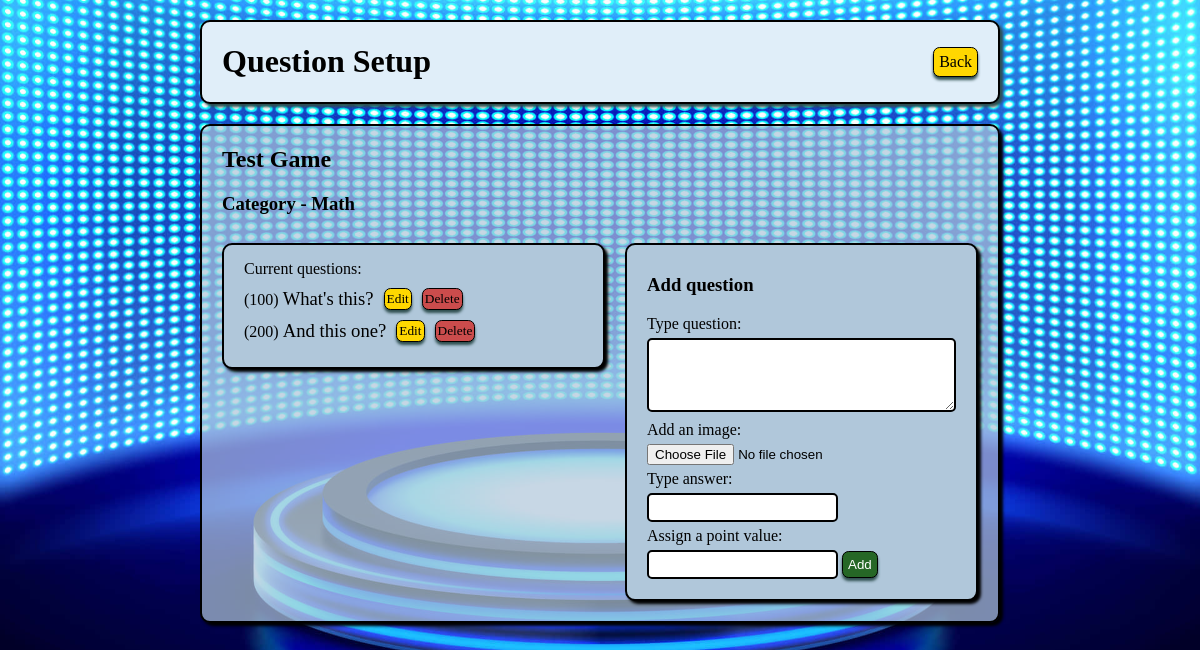
/games/categories/2 (signed in), run on an earlier commit of the app's database.
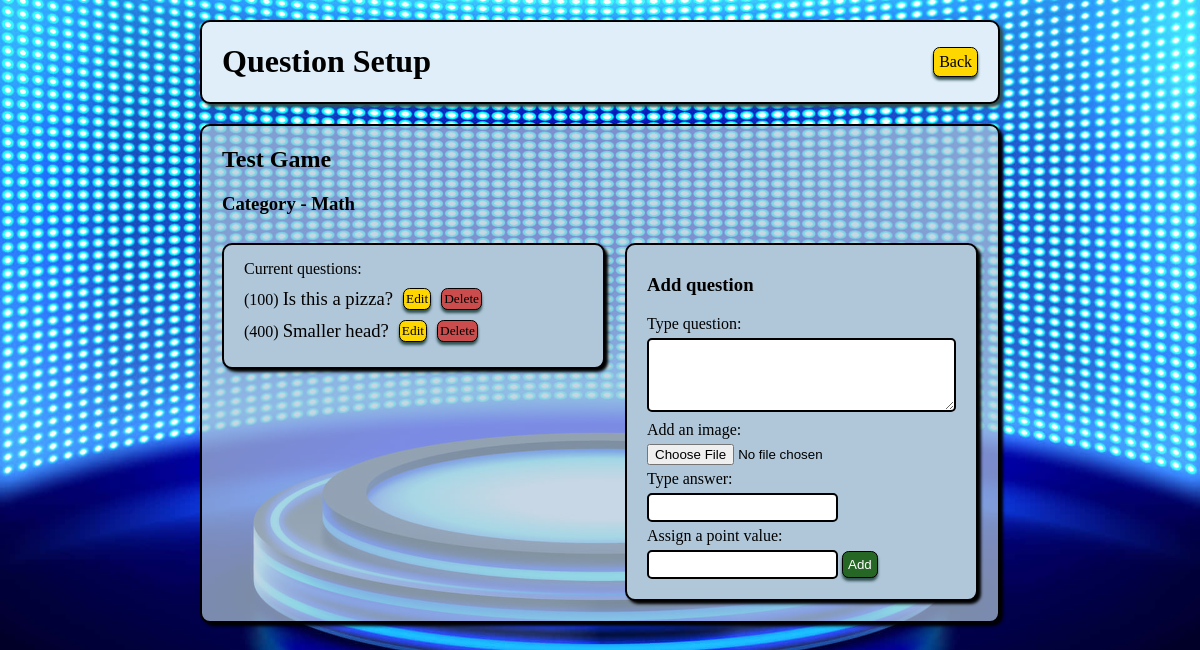
And on a later commit of the database.
### gameboard_app/models.py (models this page shows, shortened)
class Category(models.Model):
    name = models.CharField(max_length=255)
    game_assigned = models.ForeignKey(Game, related_name="categories_avail", on_delete = models.CASCADE, default=1)
    created_at = models.DateTimeField(auto_now_add=True)
    updated_at = models.DateTimeField(auto_now=True)
    @classmethod
    def get_by_id(cls, id):
        return cls.objects.get(id=id)

class Game(models.Model):
    title = models.CharField(max_length=255)
    is_active = models.BooleanField(default=False)
    creator = models.ForeignKey(User, related_name='gameboards', on_delete=models.CASCADE, default=1)
    created_at = models.DateTimeField(auto_now_add=True)
    updated_at = models.DateTimeField(auto_now=True)

class Question(models.Model):
    question = models.TextField()
    pic = models.ImageField(upload_to='question_images/', null=True, blank=True, default='')
    answer = models.CharField(max_length=255)
    points = models.IntegerField(default=100)
    played = models.BooleanField(default=False)
    category_assigned = models.ForeignKey(Category, related_name="question_list", on_delete = models.CASCADE, default=1)
    created_at = models.DateTimeField(auto_now_add=True)
    updated_at = models.DateTimeField(auto_now=True)

### gameboard_app/views.py (the view)
# urls.py: path('categories/<int:cat_id>', views.display_cat_questions, name='show_cat_qs'),
def display_cat_questions(request, cat_id):
    if 'user_id' not in request.session or 'game_id' not in request.session:
        return redirect('/')
    category = Category.get_by_id(cat_id)
    if category.game_assigned.creator.id != request.session['user_id']:
        return redirect('/games')
    context = {
        'category': Category.get_by_id(cat_id),
    }
    return render(request, 'new_question.html', context)

### gameboard_app/templates/new_question.html (shortened to what this page needs)
<!DOCTYPE html>
<html lang="en">
<head>
    {% load static %}
    <link rel="stylesheet" href="{% static 'css/style.css' %}">
</head>
<body>
    <div class="wrapper">
        <div class="nav_bar">
            <h1>Question Setup</h1>
            <a class="back" href="{% url 'show_cats' %}">Back</a>
        </div>
        <div class="title_box">
            <h2 style="color: black; padding: 0px 20px;">{{ category.game_assigned.title }}</h2>
            <h3 style="color: black; padding: 0px 20px;">Category - {{ category.name }}</h3>
            <div class="question_box">
                <div class="ques_box_left">
                    <p>Current questions:</p>
                    {% for question in category.question_list.all|dictsort:"points" %}
                        <div style="display: flex; align-items: center;">
                            <p>({{ question.points }}) <a class="cat_link" href="{% url 'show_ques' question.id %}">
                                {% if question.question|length > 25 %}
                                    {{ question.question|slice:":25"}}...
                                {% else %}
                                    {{ question.question }}
                                {% endif %}
                            </a></p>
                            <a class="q_edit" href="{% url 'edit_ques_page' question.id %}">Edit</a>
                            <a class="q_delete" href="{% url 'delete_ques' question.id %}">Delete</a>
                        </div>
                    {% endfor %}
                </div>
                <div class="ques_box_right">
                    <h3>Add question</h3>
                    <form action="{% url 'new_question' %}" method="post" enctype="multipart/form-data">
                        <p><label>Type question:</label></p>
                        <textarea class="input" name="question" cols="35" rows="4"></textarea>
                        <p><label for="pic">Add an image:</label></p>
                        <input type="file" name="pic" id="pic" accept="image/*">
                        <p><label>Type answer:</label></p>
                        <input class="input" type="text" name="answer">
                        <p><label>Assign a point value:</label></p>
                        <input class="input" type="number" name="points">
                        <input class="add" type="submit" value="Add">
                    </form>
                </div>
            </div>
        </div>
    </div>
</body>
</html>

### gameboard_app/static/css/style.css (style rules this page uses)
body { background-image: url("../images/game-show-background-opt1.jpg"); background-position: center; background-size: cover; }
.wrapper { width: 800px; margin: auto; }
.nav_bar { display: flex; justify-content: space-between; align-items: center; margin: 20px 0px; padding: 0px 20px; border: 2px solid black; border-radius: 10px; background-color:rgb(224, 238, 249); box-shadow: 3px 3px 3px darkslategray; }
.title_box { border: 2px solid black; border-radius: 10px; background-color: rgb(176, 199, 218, 0.7); box-shadow: 3px 3px 3px black; }
.back, .delete, .q_edit, .q_delete, .play, .add { text-decoration: none; border: 1px solid black; border-radius: 5pt; box-shadow: 0px 3px 3px darkslategray; background-color: gold; color: black; padding: 5px; cursor: pointer; }
.delete, .q_delete { background-color: rgb(203, 76, 76); }
.q_edit, .q_delete { font-size: 10pt; padding: 2px; margin: 0px 0px 0px 10px; }
.add { background-color: rgb(38, 103, 38); color: white; }
#select_game, #category_box, .question_box { display: flex; align-items: start; margin: 10px; }
.inner_boxes, .ques_box_left, .ques_box_right { border: 2px solid black; border-radius: 10px; box-shadow: 3px 3px 3px black; margin: 10px; padding: 10px 20px 20px; width: 50%; background-color: rgb(176, 199, 218); }
.ques_box_left { width: 60%; }
.ques_box_right { width: 40%; }
p { margin: 5px 0px; }
.input { border: 2px solid black; border-radius: 5px; padding: 5px; }
.cat_link { text-decoration: none; color: black; font-size: 14pt; }

What changed in the data, as far as the page shows it:
removed Question: points "100", question "What's this?"
removed Question: points "200", question "And this one?"
added Question: points "100", question "Is this a pizza?"
added Question: points "400", question "Smaller head?"
